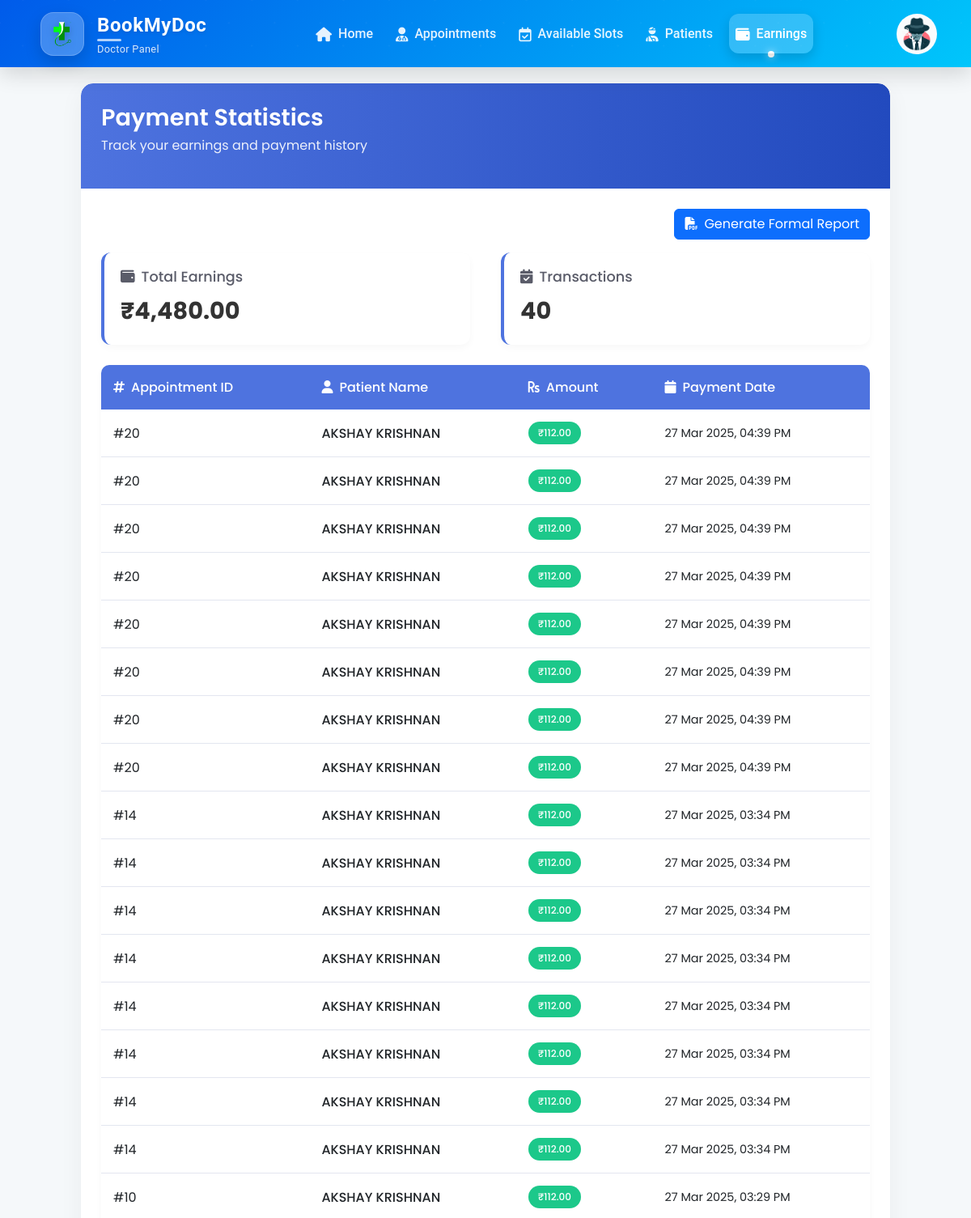
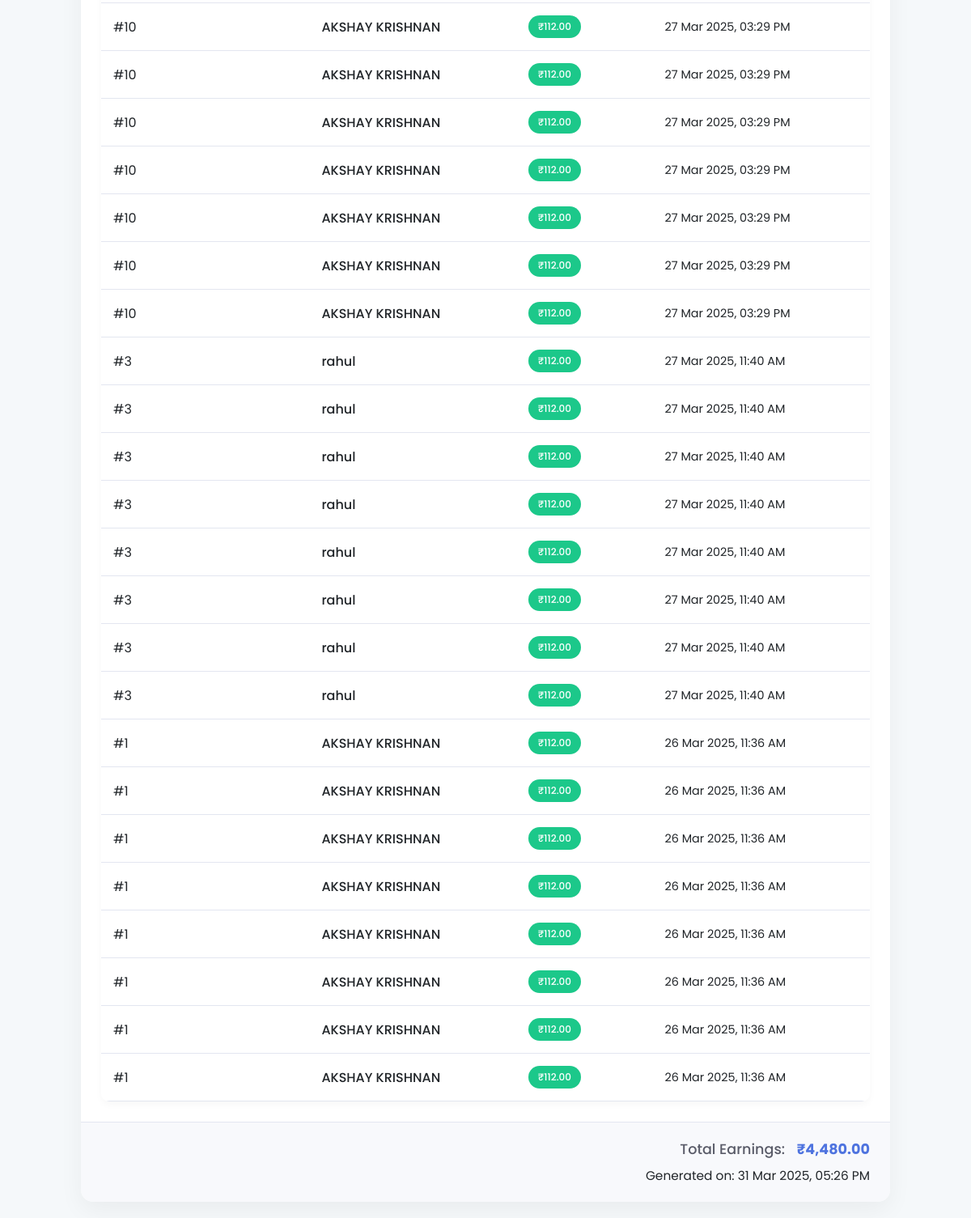
The app's page /doctorpaymentstat.php (signed in) with its own data (2 pictures, top to bottom).
### tables this page shows
CREATE TABLE `doctorreg` (
  `id` int(11) NOT NULL,
  `name` varchar(255) NOT NULL,
  `phone` varchar(20) NOT NULL,
  `email` varchar(255) NOT NULL,
  `password` varchar(255) NOT NULL,
  `created_at` timestamp NOT NULL DEFAULT current_timestamp(),
  `age` int(11) DEFAULT NULL,
  `qualifications` text DEFAULT NULL,
  `experience` int(11) DEFAULT NULL,
  `specialization` varchar(255) DEFAULT NULL,
  `profile_photo` varchar(255) DEFAULT NULL,
  `degree_certificate` varchar(255) DEFAULT NULL,
  `status` enum('pending','rejected','approved') DEFAULT 'pending',
  `address` varchar(255) DEFAULT NULL,
  `location` varchar(20) DEFAULT NULL,
  `fees` decimal(10,2) NOT NULL DEFAULT 0.00,
  `rejection_reason` text DEFAULT NULL,
  `action` enum('enabled','disabled') NOT NULL DEFAULT 'enabled'
);

CREATE TABLE `payments` (
  `id` int(11) NOT NULL,
  `appointment_id` int(11) NOT NULL,
  `doctor_id` int(11) NOT NULL,
  `amount` decimal(10,2) NOT NULL,
  `payment_method` varchar(50) NOT NULL,
  `transaction_id` varchar(100) NOT NULL,
  `order_id` varchar(100) NOT NULL,
  `payment_date` datetime NOT NULL,
  `status` varchar(20) DEFAULT 'Success'
);

CREATE TABLE `appointment_requests` (
  `id` int(11) NOT NULL,
  `user_id` int(11) NOT NULL,
  `doctor_id` int(11) NOT NULL,
  `slot_id` int(11) NOT NULL,
  `appointment_date` date NOT NULL,
  `status` enum('pending','approved','expired','rejected') DEFAULT 'pending',
  `created_at` timestamp NOT NULL DEFAULT current_timestamp(),
  `fees` decimal(10,2) NOT NULL DEFAULT 0.00,
  `payment_status` varchar(50) NOT NULL DEFAULT 'pending',
  `patient_condition` text DEFAULT NULL,
  `rejection_reason` text DEFAULT NULL
);

CREATE TABLE `patientreg` (
  `id` int(11) NOT NULL,
  `name` varchar(255) NOT NULL,
  `phone` varchar(10) NOT NULL,
  `email` varchar(255) NOT NULL,
  `password` varchar(255) NOT NULL,
  `profile_pic` varchar(255) DEFAULT NULL,
  `age` int(11) DEFAULT NULL,
  `dob` date DEFAULT NULL,
  `gender` varchar(10) DEFAULT NULL,
  `medical_records` varchar(255) DEFAULT NULL,
  `action` enum('enabled','disabled') NOT NULL DEFAULT 'enabled'
);

### doctorpaymentstat.php (the view, shortened to what this page needs)
<?php
include('db_connection.php');
include('doctorheader.php');
$servername = "localhost";
$username = "root";
$password = "";
$dbname = "bookmydoc";
$conn = new mysqli($servername, $username, $password, $dbname);
$doctor_id = $_SESSION['id'];
$sql = "
    SELECT
    p.amount,
    p.payment_date,
    ar.id,
    ar.appointment_date,
    pr.name AS patient_name,
    da.start_time,
    da.end_time
FROM
    payments p
    INNER JOIN appointment_requests ar ON p.appointment_id = ar.id
    INNER JOIN patientreg pr ON ar.user_id = pr.id
    INNER JOIN doctor_availability da ON ar.doctor_id = da.doctor_id
WHERE
    ar.doctor_id = ?
ORDER BY
    p.payment_date DESC
";
$stmt = $conn->prepare($sql);
$stmt->bind_param("i", $doctor_id);
$stmt->execute();
$result = $stmt->get_result();
$result->data_seek(0);
$total_earnings = 0;
$transaction_count = 0;
while ($row = $result->fetch_assoc()) {
    $total_earnings += $row['amount'];
    $transaction_count++;
}
?>
<!DOCTYPE html>
<html lang="en">
<head>
    <link href="https://cdnjs.cloudflare.com/ajax/libs/bootstrap/5.3.0/css/bootstrap.min.css" rel="stylesheet">
    <link href="https://cdnjs.cloudflare.com/ajax/libs/font-awesome/6.4.0/css/all.min.css" rel="stylesheet">
</head>
<body>
<div class="dashboard-container">
    <div class="dashboard-header">
        <h1 class="dashboard-title">Payment Statistics</h1>
        <p class="dashboard-subtitle">Track your earnings and payment history</p>
    </div>
    <div class="dashboard-body">
        <div class="no-print mb-3 text-end">
            <button onclick="window.print()" class="btn btn-primary">
                <i class="fas fa-file-pdf me-2"></i>Generate Formal Report
            </button>
        </div>
        <div class="earnings-summary">
            <div class="earnings-card">
                <h3><i class="fas fa-wallet me-2"></i>Total Earnings</h3>
                <div class="amount">₹<?php echo number_format($total_earnings, 2); ?></div>
            </div>
            <div class="earnings-card">
                <h3><i class="fas fa-calendar-check me-2"></i>Transactions</h3>
                <div class="amount"><?php echo $transaction_count; ?></div>
            </div>
        </div>
        <div class="table-responsive">
            <table class="table">
                <thead>
                    <tr>
                        <th><i class="fas fa-hashtag me-2"></i>Appointment ID</th>
                        <th><i class="fas fa-user me-2"></i>Patient Name</th>
                        <th><i class="fas fa-rupee-sign me-2"></i>Amount</th>
                        <th><i class="fas fa-calendar me-2"></i>Payment Date</th>
                    </tr>
                </thead>
                <tbody>
                    <?php
                    $result->data_seek(0);
                    if ($result->num_rows > 0) {
                        while ($row = $result->fetch_assoc()):
                    ?>
                        <tr>
                            <td>#<?php echo $row['id']; ?></td>
                            <td class="patient-name"><?php echo htmlspecialchars($row['patient_name']); ?></td>
                            <td><span class="badge badge-success">₹<?php echo number_format($row['amount'], 2); ?></span></td>
                            <td class="transaction-date"><?php echo date("d M Y, h:i A", strtotime($row['payment_date'])); ?></td>
                        </tr>
                    <?php
                        endwhile;
                    } ?>
                </tbody>
            </table>
        </div>
    </div>
    <div class="total-footer">
        <span class="total-label">Total Earnings:</span>
        <span class="total-amount">₹<?php echo number_format($total_earnings, 2); ?></span>
        <div class="print-only mt-2">
            <small>Generated on: <?php echo date("d M Y, h:i A"); ?></small>
        </div>
    </div>
</div>
</body>
</html>

### doctorheader.php (shortened to what this page needs)
<?php
include 'db_connection.php';
$doctorId = $_SESSION['id'];
$query = "SELECT profile_photo FROM doctorreg WHERE id = '$doctorId'";
$result = mysqli_query($conn, $query);
$row = mysqli_fetch_assoc($result);
$profilePic = !empty($row['profile_photo']) ? $row['profile_photo'] : 'default-profile.png';
?>
<header>
    <nav class="navbar navbar-expand-lg navbar-dark">
    <link href="https://cdn.jsdelivr.net/npm/bootstrap@5.3.0/dist/css/bootstrap.min.css" rel="stylesheet">
    <link rel="stylesheet" href="https://cdnjs.cloudflare.com/ajax/libs/font-awesome/6.0.0/css/all.min.css">
        <div class="container">
            <a class="navbar-brand d-flex align-items-center" href="doctorprofile.php">
                <div class="logo-container me-3">
                    <img src="images/logo.png" alt="Logo" class="logo-image">
                </div>
                <div class="brand-text">
                    <strong>BookMyDoc</strong>
                    <span class="tagline">Doctor Panel</span>
                </div>
            </a>
            <div class="collapse navbar-collapse" id="navbarNav">
                <ul class="navbar-nav mx-auto">
                    <li class="nav-item">
                        <a class="nav-link" href="doctorprofile.php">
                            <i class="fas fa-home me-1"></i> Home
                        </a>
                    </li>
                    <li class="nav-item">
                        <a class="nav-link" href="manageappointments.php">
                            <i class="fas fa-user-md me-1"></i> Appointments
                        </a>
                    </li>
                    <li class="nav-item">
                        <a class="nav-link" href="availableslots.php">
                            <i class="far fa-calendar-check me-1"></i> Available Slots
                        </a>
                    </li>
                    <li class="nav-item">
                        <a class="nav-link" href="displayappointments.php">
                        <i class="fas fa-user-injured me-1"></i> Patients
                        </a>
                    </li>
                    <li class="nav-item">
                        <a class="nav-link" href="doctorpaymentstat.php">
                        <i class="fas fa-wallet me-1"></i> Earnings
                        </a>
                    </li>
                </ul>
                <div class="nav-right d-flex align-items-center">
                    <div class="dropdown">
                        <a class="nav-link user-profile-dropdown" href="#" role="button" data-bs-toggle="dropdown" aria-expanded="false">
                            <img src="<?php echo $profilePic; ?>" onerror="this.onerror=null; this.src='images/profilepicdoct.jpg';" class="profile-pic" />
                        </a>
                    </div>
                </div>
            </div>
        </div>
    </nav>
</header>

### doctorheader.php (style rules this page uses)
header { font-family: 'Roboto', sans-serif; }
.navbar { background: linear-gradient(135deg, #005bea, #00c6fb); padding: 1rem; box-shadow: 0 8px 25px rgba(0,0,0,0.15); position: relative; z-index: 100; }
.navbar::before { content: ''; position: absolute; top: 0; left: 0; right: 0; bottom: 0; opacity: 0.8; z-index: -1; border-bottom-left-radius: 18px; border-bottom-right-radius: 18px; }
.logo-container { background: rgba(255,255,255,0.25); border-radius: 16px; width: 54px; height: 54px; display: flex; align-items: center; justify-content: center; padding: 10px; box-shadow: 0 8px 20px rgba(0,0,0,0.15); backdrop-filter: blur(8px); -webkit-backdrop-filter: blur(8px); border: 1px solid rgba(255,255,255,0.2); transition: all 0.5s cubic-bezier(0.175, 0.885, 0.32, 1.275); }
.logo-image { max-width: 100%; height: auto; filter: drop-shadow(0 2px 5px rgba(0,0,0,0.2)); }
.navbar-brand { transition: all 0.4s ease; padding: 0.3rem 0.5rem; border-radius: 12px; }
.brand-text { display: flex; flex-direction: column; text-shadow: 0 2px 4px rgba(0,0,0,0.1); }
.brand-text strong { font-size: 1.5rem; font-weight: 700; color: white; letter-spacing: 0.6px; position: relative; }
.brand-text strong::after { content: ''; position: absolute; bottom: -2px; left: 0; width: 30px; height: 3px; background: rgba(255,255,255,0.7); border-radius: 10px; }
.tagline { font-size: 0.8rem; color: rgba(255,255,255,0.85); letter-spacing: 0.3px; margin-top: 2px; }
.navbar-nav .nav-item { position: relative; margin: 0 6px; }
.navbar-nav .nav-link { color: rgba(255,255,255,0.9); font-weight: 500; padding: 0.8rem 1.2rem; border-radius: 12px; transition: all 0.4s cubic-bezier(0.25, 0.46, 0.45, 0.94); position: relative; overflow: hidden; z-index: 1; }
.navbar-nav .nav-link::before { content: ''; position: absolute; top: 100%; left: 0; width: 100%; height: 100%; background: rgba(255,255,255,0.15); transition: all 0.3s ease; z-index: -1; border-radius: 12px; }
.navbar-nav .nav-link.active { color: white; background: rgba(255,255,255,0.2); box-shadow: 0 6px 15px rgba(0,0,0,0.15); }
.navbar-nav .nav-link i { transition: all 0.3s ease; font-size: 1.1rem; vertical-align: middle; }
.profile-pic { width: 50px; height: 50px; border-radius: 50%; object-fit: cover; }
.current-page { position: relative; }
.current-page::after { content: ''; position: absolute; bottom: -5px; left: 50%; transform: translateX(-50%); width: 8px; height: 8px; background-color: white; border-radius: 50%; box-shadow: 0 0 10px rgba(255,255,255,0.7); animation: pulse 2s infinite; }

### doctorpaymentstat.php (style rules this page uses)
body { font-family: 'Poppins', sans-serif; background-color: #f5f8fa; }
.dashboard-container { max-width: 1000px; margin: 20px auto; background: white; border-radius: 15px; box-shadow: 0 10px 30px rgba(0, 0, 0, 0.05); overflow: hidden; }
.dashboard-header { background: linear-gradient(to right, #4e73df, #224abe); color: white; padding: 25px; border-radius: 15px 15px 0 0; }
.dashboard-title { font-size: 1.8rem; font-weight: 600; margin: 0; }
.dashboard-subtitle { font-size: 1rem; opacity: 0.9; margin-top: 5px; }
.dashboard-body { padding: 25px; }
.earnings-summary { display: flex; justify-content: space-between; margin-bottom: 25px; }
.earnings-card { background: #fff; border-radius: 12px; box-shadow: 0 4px 10px rgba(0, 0, 0, 0.03); padding: 20px; width: 48%; border-left: 4px solid #4e73df; }
.earnings-card h3 { font-size: 1.1rem; color: #5a5c69; margin-bottom: 10px; }
.earnings-card .amount { font-size: 1.8rem; font-weight: 700; color: #333; }
.table-responsive { border-radius: 10px; overflow: hidden; box-shadow: 0 4px 10px rgba(0, 0, 0, 0.03); }
.table { margin-bottom: 0; }
.table thead th { background-color: #4e73df; color: white; border: none; padding: 15px; font-weight: 500; }
.table td { padding: 15px; vertical-align: middle; border-color: #e3e6f0; }
.badge { padding: 8px 12px; border-radius: 30px; font-weight: 500; }
.badge-success { background-color: #1cc88a; }
.transaction-date { color: #6c757d; font-size: 0.9rem; }
.patient-name { font-weight: 500; color: #333; }
.total-footer { background-color: #f8f9fc; padding: 20px 25px; text-align: right; border-top: 1px solid #e3e6f0; font-size: 1.1rem; }
.total-label { color: #5a5c69; font-weight: 500; }
.total-amount { font-weight: 700; color: #4e73df; margin-left: 10px; }

### records on screen
doctorreg: profile_photo (picture)
payments: appointment "20", patientreg.name "AKSHAY KRISHNAN", amount "112.00", payment_date "27 Mar 2025, 04:39 PM"
payments: appointment "14", patientreg.name "AKSHAY KRISHNAN", amount "112.00", payment_date "27 Mar 2025, 03:34 PM"
payments: appointment "10", patientreg.name "AKSHAY KRISHNAN", amount "112.00", payment_date "27 Mar 2025, 03:29 PM"
payments: appointment "3", patientreg.name "rahul", amount "112.00", payment_date "27 Mar 2025, 11:40 AM"
payments: appointment "1", patientreg.name "AKSHAY KRISHNAN", amount "112.00", payment_date "26 Mar 2025, 11:36 AM"

### other values on screen
$total_earnings "4,480.00"
$transaction_count "40"
